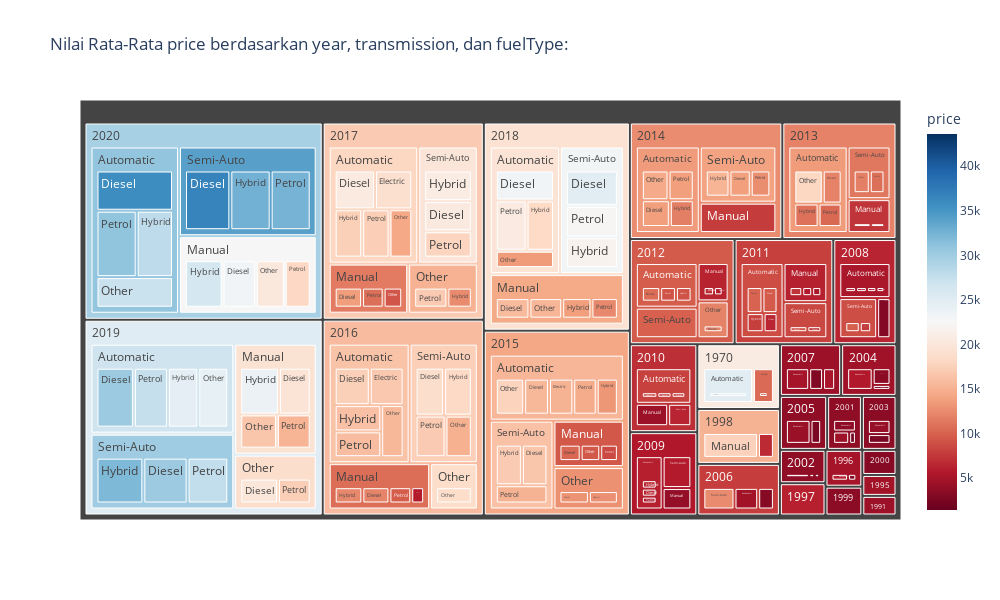

Notebook code cell kept with this figure:
### Code cell
fig = px.treemap(df_treemap,
                 path=['year','transmission','fuelType'], 
                 values = 'price', 
                 color = 'price',
                 color_continuous_scale='RdBu',
                 color_continuous_midpoint=np.average(df['price'], weights=df['price']),
                 width=1000,
                 height=600,
                 title = "Nilai Rata-Rata price berdasarkan year, transmission, dan fuelType:"
                 )
fig.show()

### Figure 1 — Plotly figure (JSON) as saved in the notebook; plotly's stock layout.template omitted (floating-point values rounded to 4 significant figures; data arrays with more than 128 entries replaced by an {"elided": "..."} marker saying what was removed)
{"data": [{"branchvalues": "total", "customdata": {"elided": "283x1 float values"}, "domain": {"x": [0, 1], "y": [0, 1]}, "hovertemplate": "labels=%{label}<br>price_sum=%{value}<br>parent=%{parent}<br>id=%{id}<br>price=%{color}<extra></extra>", "ids": {"elided": "283 str values"}, "labels": {"elided": "283 str values"}, "marker": {"coloraxis": "coloraxis", "colors": {"elided": "283 float values"}}, "name": "", "parents": {"elided": "283 str values"}, "type": "treemap", "values": {"elided": "283 float values"}}], "layout": {"coloraxis": {"cmid": 22530.0, "colorbar": {"title": {"text": "price"}}, "colorscale": [[0, "rgb(103,0,31)"], [0.1, "rgb(178,24,43)"], [0.2, "rgb(214,96,77)"], [0.3, "rgb(244,165,130)"], [0.4, "rgb(253,219,199)"], [0.5, "rgb(247,247,247)"], [0.6, "rgb(209,229,240)"], [0.7, "rgb(146,197,222)"], [0.8, "rgb(67,147,195)"], [0.9, "rgb(33,102,172)"], [1, "rgb(5,48,97)"]]}, "height": 600, "legend": {"tracegroupgap": 0}, "title": {"text": "Nilai Rata-Rata price berdasarkan year, transmission, dan fuelType:"}, "width": 1000}}
